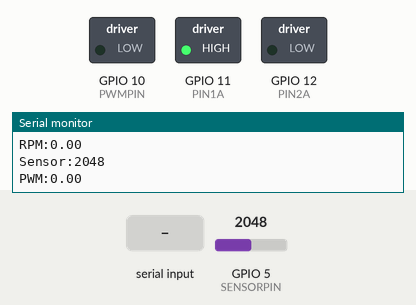
Bench run of a program on a simulated ESP32-S3. Parts: switched loads named in the program (green lamp = pin HIGH), the last lines printed to the serial monitor. The inputs (shaded band) are chosen by the test bench; at power-on: GPIO 5 (SENSORPIN) = 2048 (analog values on the 0–4095 scale).

Above: at 1.2 s.
1.3 s: "90,45\n" received over Serial
At 1.45 s:
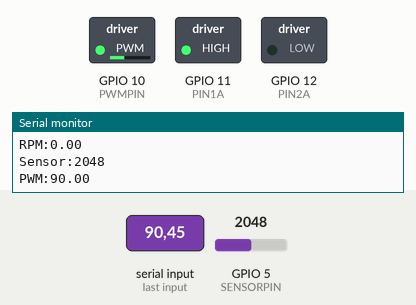
At 3.6 s:
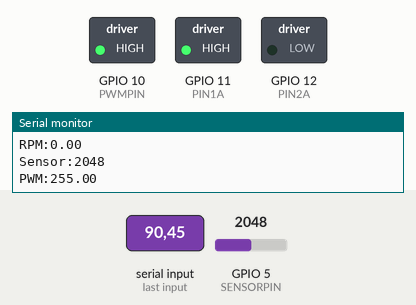
Timing chart, 0 to 5.1 s (numbered marks = the images above; inputs shaded):
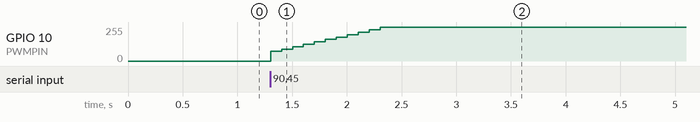

The program:

main.cpp
```cpp
#include <Arduino.h>
#include <PID_v1.h>

// Pins
const int SENSORPIN = 5;
const int PWMPIN    = 10;
const int PIN1A     = 11;
const int PIN2A     = 12;

//  Tolerances  for wheel slot detection
const int lightThresh = 2500;
const int darkThresh  = 1500;

const unsigned long stall      = 1000000;   // Motor stall timeout
const unsigned long sampleTime = 100;

const int WHEELSLOTS = 10;

unsigned long pulseCount = 0;
unsigned long pulseLast  = 0;

int  sensorRaw = 0;
bool slotSight = false;


// Get sensor data
void sense() {
  sensorRaw = analogRead(SENSORPIN);
  if (!slotSight && sensorRaw > lightThresh) {
    slotSight = true;
    pulseCount++;
    pulseLast = micros();
  } else if (slotSight && sensorRaw < darkThresh) {
    slotSight = false;
  }
}

unsigned long prevCount = 0;
unsigned long pulsePrev = 0;

float rpm = 0;

// Calculate RPM from sensor data
float findRPM() {
  unsigned long pulseNew = pulseCount - prevCount;
  if (pulseNew > 0) {
    unsigned long dt = pulseLast - pulsePrev;
    if (dt > 0 && pulsePrev != 0) {
      float revolutions = pulseNew / (float)WHEELSLOTS;
      rpm = revolutions * 60000000.0f / dt;
    }
    prevCount = pulseCount;
    pulsePrev = pulseLast;
  } else if (micros() - pulseLast > stall) {
    rpm = 0;
  }
  return rpm;
}

// Speed setting function
void motorRun(int pwm) {
  pwm = constrain(pwm, 0, 255);
  digitalWrite(PIN1A, HIGH);
  digitalWrite(PIN2A, LOW);
  analogWrite(PWMPIN, pwm);
}

double setPoint = 0;
double input    = 0;
double output   = 0;
double kP = 0.6;
double kI = 2.0;
double kD = 0.0;
PID pid(&input, &output, &setPoint, kP, kI, kD, DIRECT);

// SETUP ////////////////////////////////////////////////////////////////////
void setup() {
  Serial.begin(115200);
  Serial.setTimeout(20);

  pinMode(PIN1A, OUTPUT);
  pinMode(PIN2A, OUTPUT);
  pinMode(PWMPIN, OUTPUT);
  motorRun(0);

  analogReadResolution(12);
  pid.SetSampleTime(sampleTime);
  pid.SetOutputLimits(0, 255);
  pid.SetMode(AUTOMATIC);
}

// LOOP ////////////////////////////////////////////////////////////////////
void loop() {
  unsigned long now = millis();

  // Take reading every 1ms
  static unsigned long lastSense = 0;
  if (now - lastSense >= 1) {
    lastSense = now;
    sense();
  }

  // Enter speed by serial prompt
  if (Serial.available()) {
    setPoint = Serial.readStringUntil('\n').toFloat();
  }

  // Measure speed and adjust as needed
  static unsigned long lastSample = 0;
  if (now - lastSample >= sampleTime) {
    lastSample = now;
    input = findRPM();

    if (setPoint <= 0) {  // Motor stopped
      pid.SetMode(MANUAL);
      output = 0;
    } else {                     // PID control
      pid.SetMode(AUTOMATIC);
      pid.Compute();
    }
    motorRun((int)output);

    Serial.print("Setpoint:");
    Serial.println(setPoint);
    Serial.print("RPM:");
    Serial.println(input);
    Serial.print("Sensor:");
    Serial.println(sensorRaw);
    Serial.print("PWM:");
    Serial.println(output);
  }
}
```

Measured:
- after the input at 1.3 s, GPIO 10 (PWMPIN): moves from 0/255 to 255/255 over 1.1 s, starting at once
